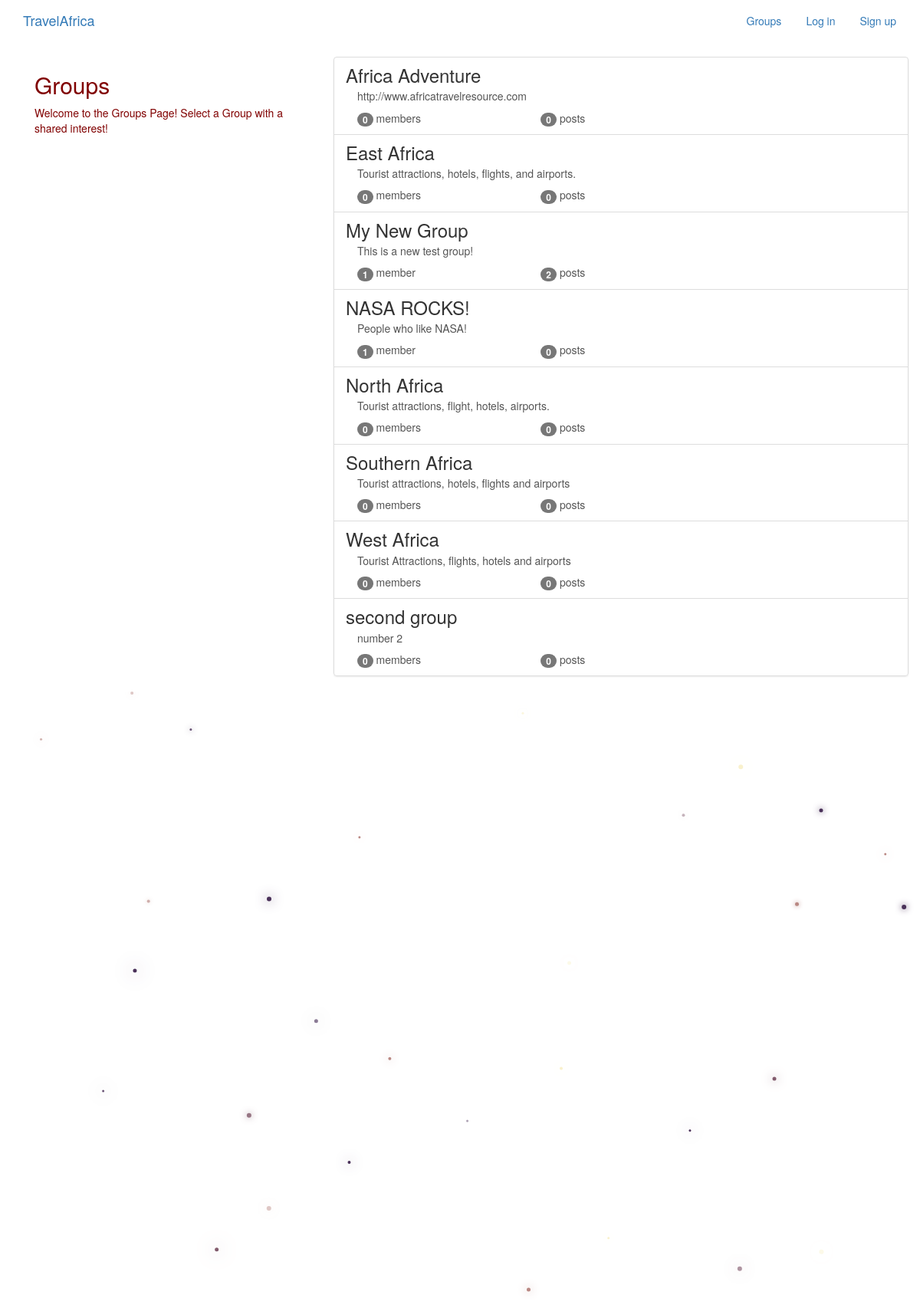
The app's page /groups/ with its own data.
### groups/models.py (models this page shows, shortened)
class Group(models.Model):
    name = models.CharField(max_length=255, unique=True)
    slug = models.SlugField(allow_unicode=True, unique=True)
    description = models.TextField(blank=True, default='')
    description_html = models.TextField(editable=False, default='', blank=True)
    members = models.ManyToManyField(User,through="GroupMember")
    class Meta:
        ordering = ["name"]

### groups/views.py (the view)
class ListGroups(generic.ListView):
    model = Group

### groups/templates/groups/group_list.html (shortened to what this page needs)
{% extends "groups/group_base.html" %}
{% block pregroup %}
<div class="col-md-4">
	<div class="content">
			<h2>Groups</h2>
			<p>Welcome to the Groups Page! Select a Group with a shared interest!</p>
	</div>
</div>
{% endblock %}
{% block group_content %}
<div class="col-md-8">
	<div class="list-group">
		{% for group in object_list %}
		  <a class="list-group-item" href="{% url 'groups:single' slug=group.slug %}">
			     <h3 class="title list-group-item-heading">{{ group.name }}</h3>
			<div class="list-group-item-text container-fluid">
				{{ group.description_html|safe }}
				<div class="row">
					<div class="col-md-4">
						<span class="badge">{{ group.members.count }}</span> member{{ group.members.count|pluralize }}
					</div>
					<div class="col-md-4">
						<span class="badge">{{ group.posts.count }}</span> post{{ group.posts.count|pluralize }}
					</div>
				</div>
			</div>
		</a>
		{% endfor %}
	</div>
</div>
{% endblock %}

### groups/templates/groups/group_base.html (shortened to what this page needs)
{% extends "base.html" %}
{% block content %}
<div class="container">
  <div class="row">
    {% block pregroup %}{% endblock %}
    {% block group_content %}{% endblock %}
  </div>
</div>
{% endblock %}

### templates/base.html (shortened to what this page needs)
<!DOCTYPE html>
{% load staticfiles %}
<html>
  <head>
    <link rel="stylesheet" href="https://maxcdn.bootstrapcdn.com/bootstrap/3.3.7/css/bootstrap.min.css">
    <link rel="stylesheet" href="https://maxcdn.bootstrapcdn.com/bootstrap/3.3.7/css/bootstrap-theme.min.css">
    <link rel="stylesheet" href="{% static 'simplesocial/css/master.css'%}">
  </head>
  <body>
    <nav class="navbar  mynav" role="navigation" id="navbar">
    			<div class="container">
            <a class="navbar-brand mynav" href="{% url 'home' %}">TravelAfrica</a>
    					<ul class="nav navbar-nav navbar-right">
    						{% if user.is_authenticated %}
                      <li><a href="{% url 'posts:create' %}" class="btn btn-simple">Post</a></li>
                      <li><a href="{% url 'groups:all' %}" class="btn btn-simple">Groups</a></li>
                      <li><a href="{% url 'groups:create' %}" class="btn btn-simple">Create Group</a></li>
                      <li><a href="{% url 'accounts:logout' %}" class="btn btn-simple">Log out</a></li>
    						{% else %}
    						      <li><a href="{% url 'groups:all' %}"class="btn btn-simple">Groups</a></li>
    						      <li><a href="{% url 'accounts:login' %}" class="btn btn-simple">Log in</a></li>
    						      <li><a href="{% url 'accounts:signup' %}" class="btn btn-simple">Sign up</a></li>
    						{% endif %}
    					</ul>
    			</div>
    		</nav>
        <div class="container mycontent">
          {% block content %}
          {% endblock %}
        </div>
<canvas id="canvas"></canvas>
  </body>
</html>

### static/simplesocial/css/master.css (style rules this page uses)
body { margin: 0; overflow: hidden; background-color:white ; color:maroon; }

### records on screen
Group: name "Africa Adventure", description_html "http://www.africatravelresource.com", members.count "0", posts.count "0"
Group: name "East Africa", description_html "Tourist attractions, hotels, flights, and airports.", members.count "0", posts.count "0"
Group: name "My New Group", description_html "This is a new test group!", members.count "1", posts.count "2"
Group: name "NASA ROCKS!", description_html "People who like NASA!", members.count "1", posts.count "0"
Group: name "North Africa", description_html "Tourist attractions, flight, hotels, airports.", members.count "0", posts.count "0"
Group: name "Southern Africa", description_html "Tourist attractions, hotels, flights and airports", members.count "0", posts.count "0"
Group: name "West Africa", description_html "Tourist Attractions, flights, hotels and airports", members.count "0", posts.count "0"
Group: name "second group", description_html "number 2", members.count "0", posts.count "0"
